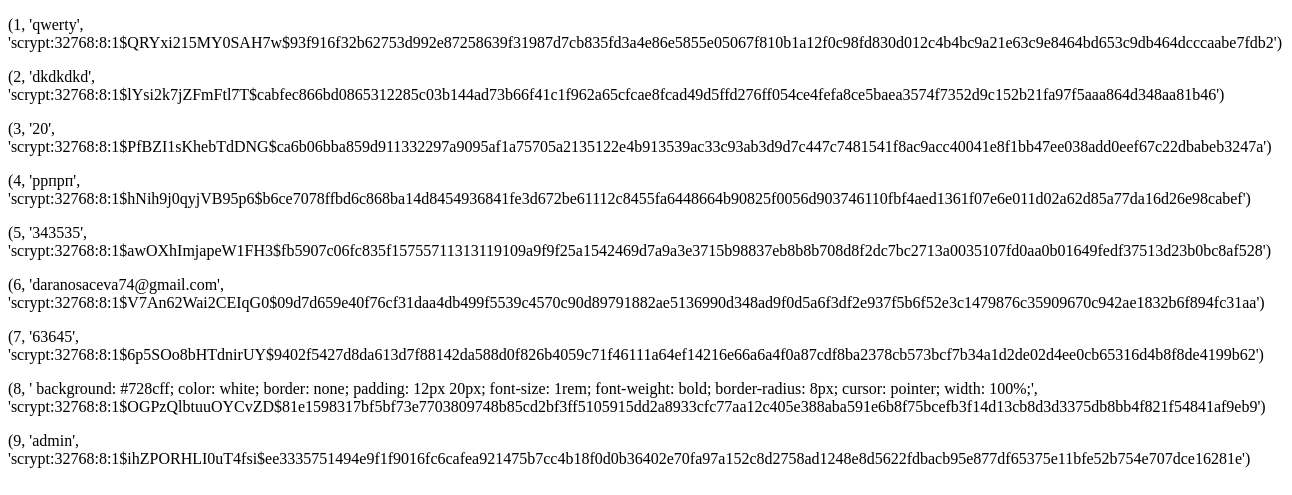
The app's page /admin, older data.
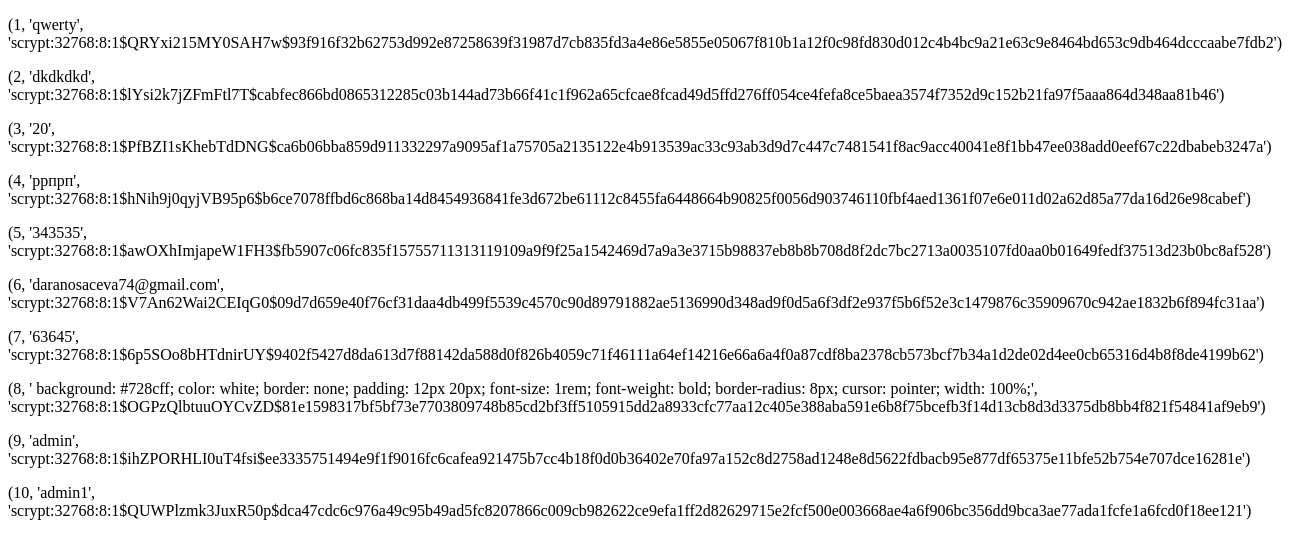
The same page, newer data.
### tables this page shows
CREATE TABLE user (
                   id INTEGER PRIMARY KEY AUTOINCREMENT,
                   login VARCHAR(1000) NOT NULL,
                   password VARCHAR(256) NOT NULL
                   );

### app.py (the view)
@app.route("/admin")
def admin_page():
    users = database.get_users()
    return render_template("admin.html", users=users)

### database.py (called while the page is built)
def get_users():
    conn = sqlite3.connect("books.db")
    cursor = conn.cursor()
    cursor.execute("SELECT * FROM user")
    users = cursor.fetchall()
    return users

### templates/admin.html (shortened to what this page needs)
<!DOCTYPE html>
<html lang="en">
<head>
</head>
<body>
    {% for user in users %}
    <p>{{ user }}</p>
    {% endfor %}
</body>
</html>

Row changes from the older to the newer data that the page shows:
added user: user "(10, 'admin1', 'scrypt:32768:8:1$QUWPlzmk3JuxR50p$dca47cdc6c976a49c95b49ad5fc8207866c009cb982622ce9efa1ff2d82629715e2fcf500e003668ae4a6f906bc356dd9bca3ae77ada1fcfe1a6fcd0f18ee121')"
